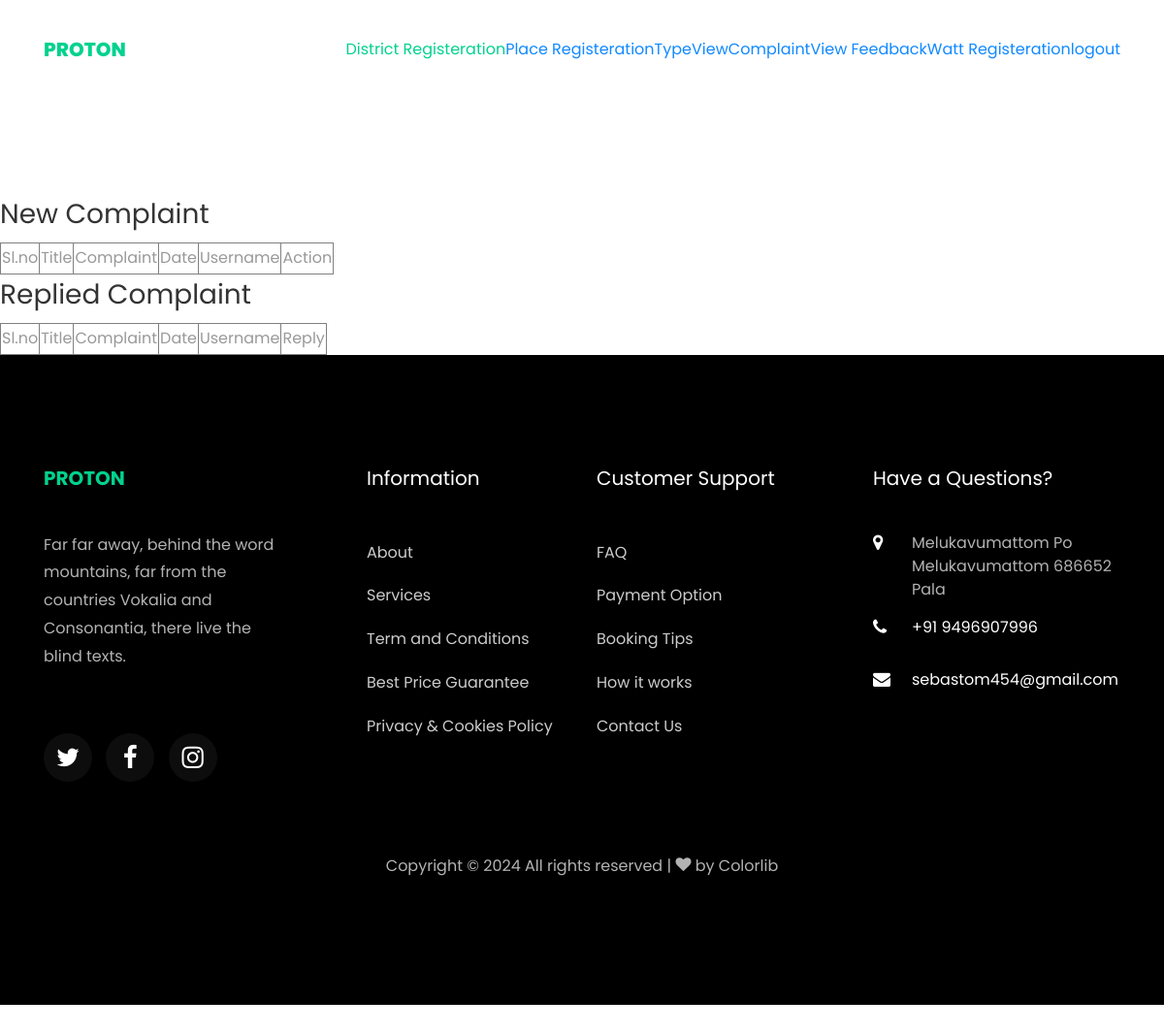
/webadmin/ViewComplaint/, run on an earlier commit of the app's database.
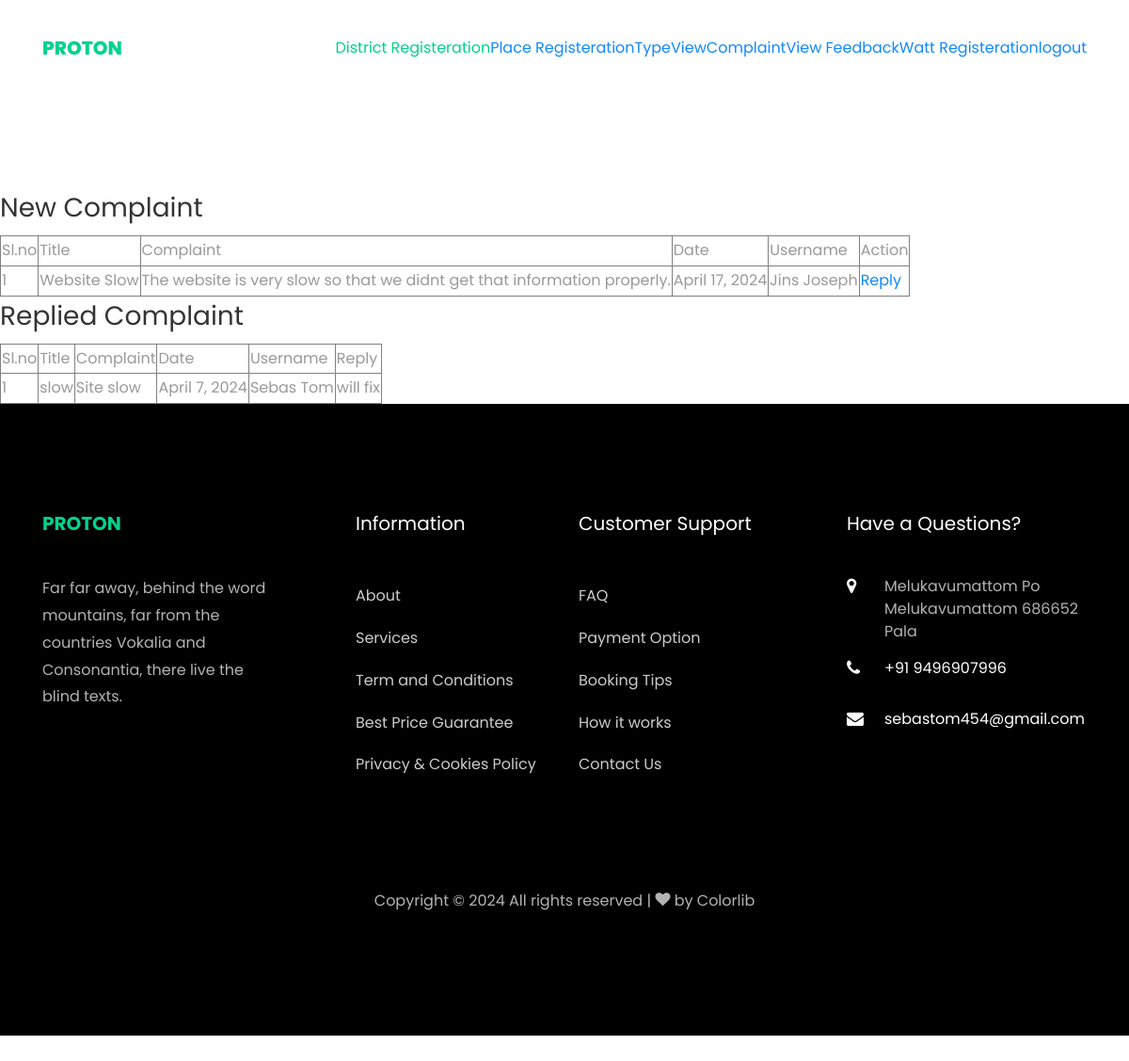
And on a later commit of the database.
### User/models.py (models this page shows)
class tbl_complaint(models.Model):
    user=models.ForeignKey(tbl_user,on_delete=models.CASCADE)
    complaint_status=models.CharField(default=0,max_length=10)
    complaint_title=models.CharField(max_length=100)
    complaint_content=models.CharField(max_length=300)
    complaint_reply=models.CharField(default='Not replied',max_length=100)
    complaint_date=models.DateField(auto_now_add=True)

### Guest/models.py (models this page shows)
class tbl_user(models.Model):
    user_name=models.CharField(max_length=50)
    user_gender=models.CharField(max_length=50)
    user_contact=models.CharField(max_length=50)
    user_email=models.CharField(max_length=50)
    user_password=models.CharField(max_length=50)
    user_type=models.CharField(max_length=50)
    user_photo=models.FileField(upload_to='Assets/UserPhoto/')
    user_proof=models.FileField(upload_to='Assets/UserProof/')
    place=models.ForeignKey(tbl_place, on_delete=models.CASCADE)

### Admin/views.py (the view)
# urls.py: path("ViewComplaint/",views. ViewComplaint,name="ViewComplaint"),
def ViewComplaint(request):
    newcom=tbl_complaint.objects.filter(complaint_status=0)
    recom=tbl_complaint.objects.filter(complaint_status=1)
    return render(request,"Admin/ViewComplaint.html",{'new':newcom,'repl':recom})

### Admin/Templates/Admin/VIewComplaint.html (shortened to what this page needs)
{% extends 'Admin/Header.html' %}
{% block content %}
{% load static %}
<!DOCTYPE html>
<html lang="en">
<head>
</head>
<body>
    <h3>New Complaint</h3>
    <table border="1">
        <tr>
            <td>Sl.no</td>
            <td>Title</td>
            <td>Complaint</td>
            <td>Date</td>
            <td>Username</td>
            <td>Action</td>
        </tr>
        {% for i in new %}
        <tr>
            <td>{{forloop.counter}}</td>
            <td>{{i.complaint_title}}</td>
            <td>{{i.complaint_content}}</td>
            <td>{{i.complaint_date}}</td>
            <td>{{i.user.user_name}}</td>
            <td><a href="{% url 'webadmin:Reply' i.id %}">Reply</a></td>
        </tr>
        {% endfor %}
   </table>
   <h3>Replied Complaint</h3>
   <table border="1">
    <tr>
        <td>Sl.no</td>
        <td>Title</td>
        <td>Complaint</td>
        <td>Date</td>
        <td>Username</td>
        <td>Reply</td>
    </tr>
    {% for i in repl %}
        <tr>
            <td>{{forloop.counter}}</td>
            <td>{{i.complaint_title}}</td>
            <td>{{i.complaint_content}}</td>
            <td>{{i.complaint_date}}</td>
            <td>{{i.user.user_name}}</td>
            <td>{{i.complaint_reply}}</td>
        </tr>
        {% endfor %}
</table>
</body>
</html>  {% endblock content%}

What changed in the data, as far as the page shows it:
added tbl_complaint: complaint_title "Website Slow", complaint_content "The website is very slow so that we didnt get that information properly.", complaint_date "April 17, 2024", user.user_name "Jins Joseph", shown under "New Complaint"
added tbl_complaint: complaint_title "slow", complaint_content "Site slow", complaint_date "April 7, 2024", user.user_name "Sebas Tom", complaint_reply "will fix", shown under "Replied Complaint"
